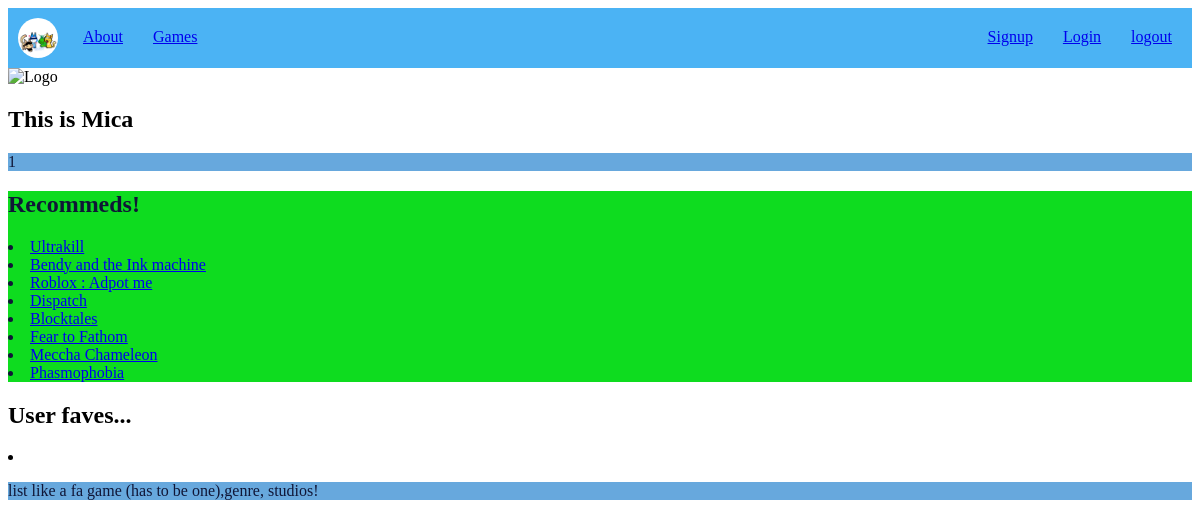
Screenshot of /User/2 with the database file from the repository.
### tables this page shows
CREATE TABLE "User" (
	"id"	INTEGER NOT NULL UNIQUE,
	"Username"	TEXT NOT NULL UNIQUE,
	"Password"	TEXT NOT NULL UNIQUE,
	"Game_fav"	INTEGER,
	PRIMARY KEY("id" AUTOINCREMENT)
);

CREATE TABLE "Game" (
	"id"	INTEGER NOT NULL UNIQUE,
	"Title"	TEXT NOT NULL,
	"About"	TEXT NOT NULL UNIQUE,
	"Img"	TEXT,
	"type_Genre"	INTEGER,
	PRIMARY KEY("id" AUTOINCREMENT),
	FOREIGN KEY("type_Genre") REFERENCES "Genre"("id")
);

### app.py (the view)
@app.route( '/User/<int:id>' )
def User_list(id):
    sql = f"SELECT * FROM User WHERE id = {id}"
    GaTitle = query_db("SELECT Title FROM Game")
    User = query_db(sql, one=True)
    if User == None:
        exit(404)
    return render_template('simple_User.html', User=User, GaTitle=GaTitle)#give the data a templagte or like looks

### app.py (called while the page is built)
def query_db(sql,args=(),one=False):
    db = sqlite3.connect(DATABASE)
    cursor = db.cursor()
    cursor.execute(sql, args)
    results = cursor.fetchall()
    db.commit()
    db.close()
    return (results[0] if results else None) if one else results

### templates/simple_user.html
{% extends 'base.html' %}
{% block content%}
<body>
    <section>
        <div>
            <img src="{{ url_for('static', filename='images/logo.png') }}" alt="Logo" width="100" height="100">
        </div>
        <div>
            <h1> This is {{ User[1] }}</h1>
        </div>
        <div>
            <p> {{User[3]}} </p>
        </div>
    </section>
    <section>
        <div class="rem">
            <h1> Recommeds!</h1>
            {% for Game in  GaTitle %}
                <li>
                    <a href="Game/{{Game[0]}}">{{ Game[0]}}</a>
                </li>
            {% endfor %}
        </div>
        <div class="Fav">
            <h1> User faves...</h1>
            <div>
                <li>
                    <p>list like a fa game (has to be one),genre, studios!</p>
                </li>
            </div>
        </div>
    </section>
</body>
{% endblock %}

### static/style.css (style rules this page uses)
p { background-color: #67a8dd; color: #101637; }
.rem { background-color: #0edc1f; color: #101637; }

### rows the page displays
User: Username "Mica", Game_fav "1"
Game: Title "Ultrakill"
Game: Title "Bendy and the Ink machine"
Game: Title "Roblox : Adpot me"
Game: Title "Dispatch"
Game: Title "Blocktales"
Game: Title "Fear to Fathom"
Game: Title "Meccha Chameleon"
Game: Title "Phasmophobia"
